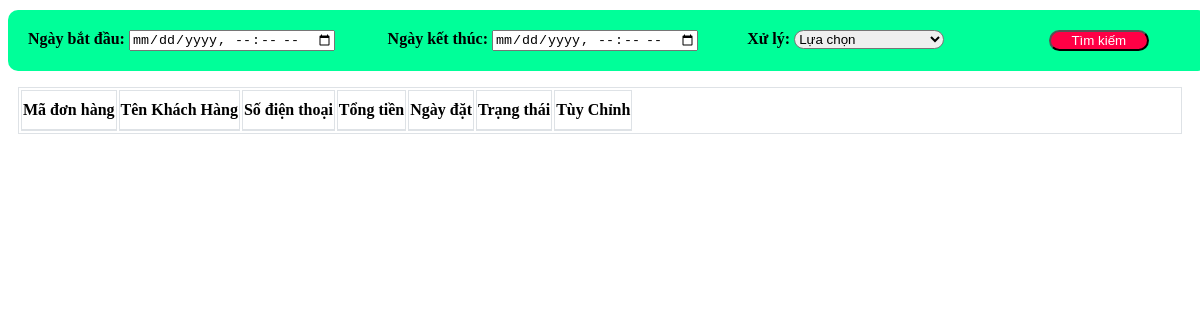
Before: /module/qldonhang.php with the older database file.
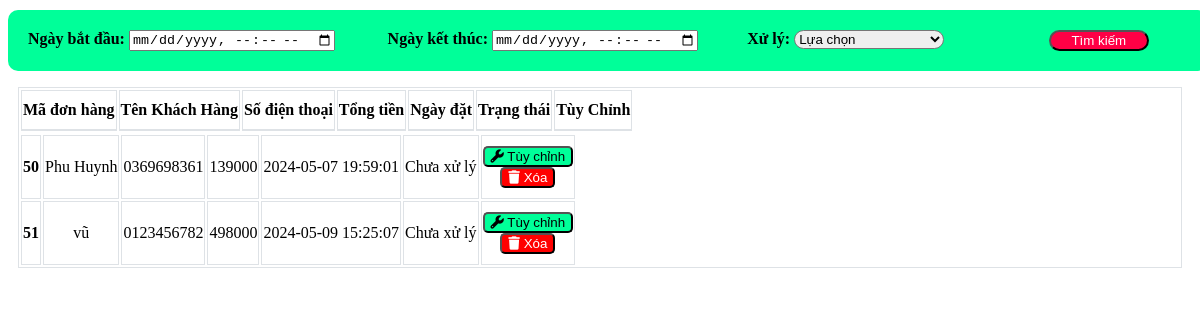
After: the same page with the newer database file.
### tables this page shows
CREATE TABLE `hoadon` (
  `MaHoadon` varchar(10) NOT NULL,
  `TenND` varchar(30) DEFAULT NULL,
  `MaUser` varchar(10) NOT NULL,
  `TongTien` int(15) NOT NULL,
  `CreTime` datetime NOT NULL,
  `TrangThai` varchar(30) NOT NULL,
  `TTThanhToan` varchar(20) NOT NULL
);

### module/qldonhang.php (the view, shortened to what this page needs)
<?php
    $servername = "localhost";
    $username = "root";
    $password = "";
    $dbname = "web2";
    $conn = new mysqli($servername, $username, $password, $dbname);
    $sql = "SELECT * FROM hoadon";
    $result = mysqli_query($conn, $sql);
?>
<div id ="timkiem" class="timkiem">
            <form class="filter">
                <div id = "dateStart">
                    <label><b>Ngày bắt đầu: </b></label>
                    <input type= "datetime-local" name="dateStart">
                </div>
                <div id = "dateEnd">
                    <label><b>Ngày kết thúc: </b></label>
                    <input type= "datetime-local" name="dateEnd">
                </div>
                <div id = "xulydonhang">
                    <label><b>Xử lý: </b></label>
                    <select id="luachon" name="filter">
                        <option value="">Lựa chọn</option>
                    </select>
                </div>
                <div class="submit">
                    <button type ="submit" id="btn">Tìm kiếm</button>
                </div>
            </form>
        </div>
    <table class="list" style="text-align: center ; display: grid">
        <thead>
            <tr>
                <th>Mã đơn hàng</th>
                <th>Tên Khách Hàng</th>
                <th>Số điện thoại</th>
                <th>Tổng tiền</th>
                <th>Ngày đặt</th>
                <th>Trạng thái</th>
                <th>Tùy Chỉnh</th>
            </tr>
        </thead>
        <tbody id="showdata">
        <?php
                if($result->num_rows > 0){
                    while($row = $result->fetch_assoc()){
                        echo '
                            <tr font-weight: bold">
                                <th scope="row">'.$row['MaHoadon'].'</th>
                                <td>'.$row['TenND'].'</td>
                                <td>'.$row['MaUser'].'</td>
                                <td>'.$row['TongTien'].'</td>
                                <td>'.$row['CreTime'].'</td>
                                <td>'.$row['TrangThai'].'</td>
                                <td>
                                    <div>
                                        <button class="detailed"> <i class="fa-solid fa-wrench"></i> Tùy chỉnh </button>
                                    </div>
                                    <div>
                                        <button class="delete"> <i class="fa-solid fa-trash"></i> Xóa </button>
                                    </div>
                                </td>
                            </tr> ';
                    }
                }
            ?>
        </tbody>
    </table>

### module/qldonhang.php (style rules this page uses)
.timkiem { background-color: #00ff99; width: 1200px; margin: 10px auto 0; border-radius: 10px; }
.filter { padding: 20px; display: grid; grid-template-columns: 30% 30% 25% 15%; grid-column: span 1; column-gap: 1%; row-gap: 10px; }
#luachon { border-radius: 10px; width: 150px; }
#btn { border-radius: 20px; width: 100px; background-color:#ff0045; color: white; }
.list { margin: 10px; border: 1px solid #dee2e6; }
.list th, .list td { border: 1px solid #dee2e6; padding-top: 10px; padding-bottom: 10px; }
.list thead th, .list thead td { border-bottom-width: 2px; }
.detailed { border-radius: 5px; width: auto; background-color:#00ff99; color: black; }
.delete { border-radius: 5px; width: auto; background-color: red; color: white; }

Changed rows visible on the page:
added hoadon: MaHoadon "50", TenND "Phu Huynh", MaUser "0369698361", TongTien "139000", CreTime "2024-05-07 19:59:01", TrangThai "Chưa xử lý"
added hoadon: MaHoadon "51", TenND "vũ", MaUser "0123456782", TongTien "498000", CreTime "2024-05-09 15:25:07", TrangThai "Chưa xử lý"
